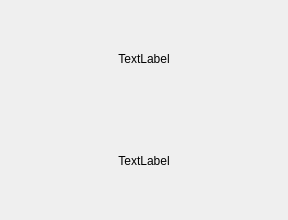
<?xml version="1.0" encoding="UTF-8"?>
<ui version="4.0">
 <class>Widget</class>
 <widget class="QWidget" name="Widget">
  <property name="geometry">
   <rect>
    <x>0</x>
    <y>0</y>
    <width>288</width>
    <height>220</height>
   </rect>
  </property>
  <property name="windowTitle">
   <string>Widget</string>
  </property>
  <layout class="QVBoxLayout" name="verticalLayout">
   <item>
    <widget class="QLabel" name="labelHover">
     <property name="text">
      <string>TextLabel</string>
     </property>
     <property name="alignment">
      <set>Qt::AlignCenter</set>
     </property>
    </widget>
   </item>
   <item>
    <widget class="QLabel" name="labelDBClicked">
     <property name="text">
      <string>TextLabel</string>
     </property>
     <property name="alignment">
      <set>Qt::AlignCenter</set>
     </property>
    </widget>
   </item>
  </layout>
 </widget>
 <resources/>
 <connections/>
</ui>
